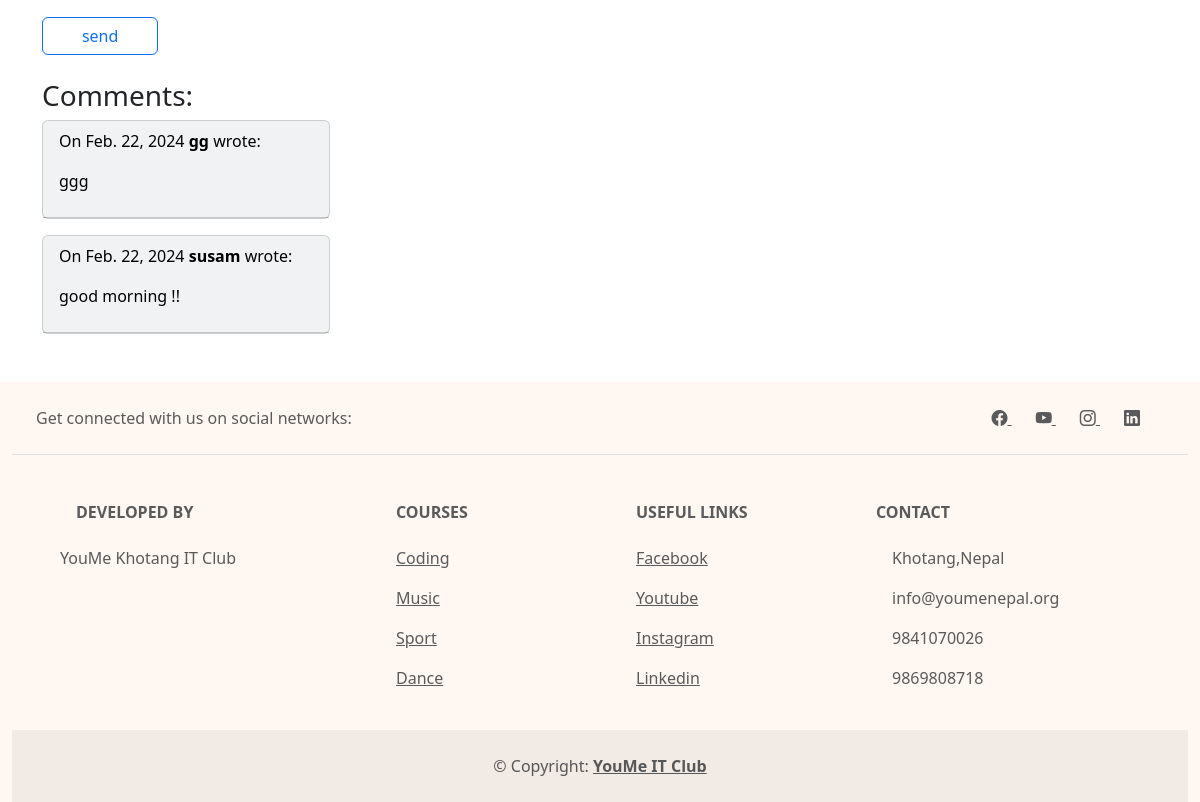
/post/1/ (lower part), run on an earlier commit of the app's database.
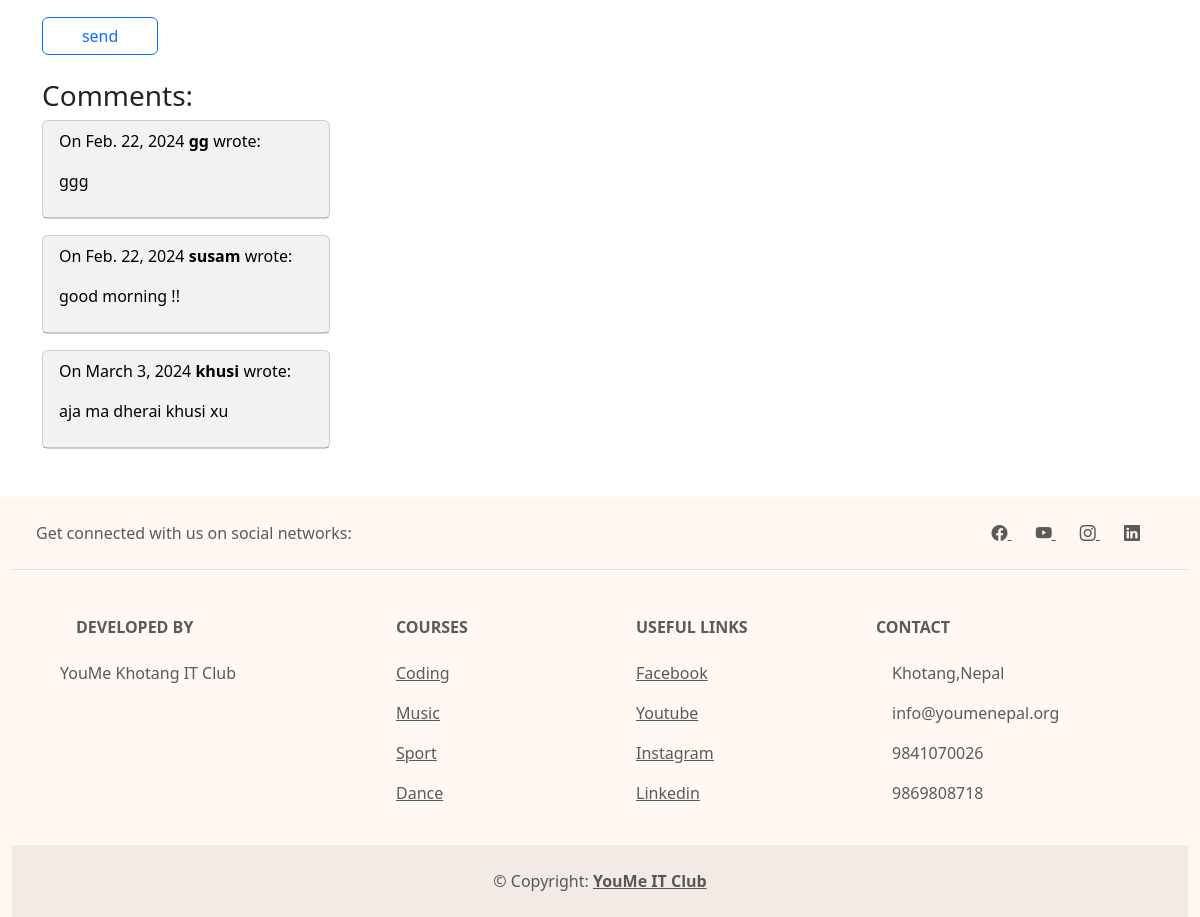
And on a later commit of the database.
### blog/models.py (models this page shows, shortened)
class Comment(models.Model):
    author = models.CharField(max_length=60)
    body = models.TextField()
    created_on = models.DateTimeField(auto_now_add=True)
    post = models.ForeignKey("Post", on_delete=models.CASCADE)

### blog/views.py (the view, shortened to what this page needs)
# urls.py: path("post/<int:pk>/", views.blog_detail, name="blog_detail"),
def blog_detail(request,pk):
    post = Post.objects.get(pk=pk)
    form = CommentForm()
    comments = Comment.objects.filter(post=post)
    context = {
        "post":post,
        "comments":comments,
        'form':CommentForm(),
    }
    return render(request, "blog/blog_detail.html",context)

### blog/templates/blog/blog_detail.html (shortened to what this page needs)
{% extends 'blog/base.html' %}
{% block page_content %}
<div class="container my-5">
    <br>
    <form method="post" class="form col-sm-12 col-lg-5 mb-4">
        <button type="submit" class="btn btn-outline-primary  w-25 mx"> send </button>
    </form>
    <h3>Comments:</h3>
    {% for comment in comments %}
    <div class="card text-bg-light mb-3" style="max-width: 18rem;">
        <div class="card-header"> On {{ comment.created_on.date }} <b>{{ comment.author }}</b> wrote:
            <p class="card-text">{{ comment.body | linebreaks }}</p>
        </div>
    </div>
    {% endfor %}
</div>
{% endblock page_content %}

### blog/templates/blog/base.html (shortened to what this page needs)
{% load static %}
<!DOCTYPE html>
<html lang="en">
<head>
   <!-- {% load bootstrap5 %}
    {% bootstrap_css %}
    {% bootstrap_javascript %}
    {% load bootstrap_icons %}
   -->
   <link href="https://cdn.jsdelivr.net/npm/bootstrap@5.3.3/dist/css/bootstrap.min.css" rel="stylesheet">
   <link rel="stylesheet" href="https://cdn.jsdelivr.net/npm/bootstrap-icons@1.11.3/font/bootstrap-icons.min.css">
   <link rel="stylesheet" href="{% static 'css/style.css' %}">
</head>
<body>
    {% block page_content %}
    {% endblock page_content %}
    {% include "blog/footer.html" %}
</body>
</html>

### blog/templates/blog/footer.html (shortened to what this page needs)
<footer class="container-fluid text-center text-lg-start text-muted bg_footer">
    <section class="d-flex justify-content-center justify-content-lg-between p-4 border-bottom">
        <div class="me-5 d-none d-lg-block">
            <span>Get connected with us on social networks:</span>
        </div>
        <div class="text">
            <a href="https://www.facebook.com/youmekht/" class="me-4 text-reset">
                <i class="bi bi-facebook"></i>
            </a>
            <a href="https://www.youtube.com/@youmenepal5003" class="me-4 text-reset">
                <i class="bi bi-youtube"></i>
            </a>
            <a href="https://www.instagram.com/youme_nepal/" class="me-4 text-reset">
                <i class="bi bi-instagram"></i>
            </a>
            <a href="https://np.linkedin.com/" class="me-4 text-reset">
                <i class="bi bi-linkedin"></i>
            </a>
        </div>
    </section>
    <section class="container-fluid">
        <div class="container-fluid text-center text-md-start mt-5">
            <div class="row mt-3">
                <div class="col-md-3 col-lg-4 col-xl-3 mx-auto mb-4">
                    <h6 class="text-uppercase fw-bold mb-4">
                        Developed By
                    </h6>
                    <p>
                        YouMe Khotang  IT Club
                    </p>
                </div>
                <div class="col-md-2 col-lg-2 col-xl-2 mx-auto mb-4">
                    <h6 class="text-uppercase fw-bold mb-4">
                        Courses
                    </h6>
                    <p>
                        <a href="#!" class="text-reset">Coding</a>
                    </p>
                    <p>
                        <a href="#!" class="text-reset">Music</a>
                    </p>
                    <p>
                        <a href="#!" class="text-reset">Sport</a>
                    </p>
                    <p>
                        <a href="#!" class="text-reset">Dance</a>
                    </p>
                </div>
                <div class="col-md-3 col-lg-2 col-xl-2 mx-auto mb-4">
                    <h6 class="text-uppercase fw-bold mb-4">
                        Useful links
                    </h6>
                    <p>
                        <a href="https://www.facebook.com/youmekht/" class="text-reset">Facebook</a>
                    </p>
                    <p>
                        <a href="https://www.youtube.com/@youmenepal5003" class="text-reset">Youtube</a>
                    </p>
                    <p>
                        <a href="https://www.instagram.com/youme_nepal/" class="text-reset">Instagram</a>
                    </p>
                    <p>
                        <a href="https://np.linkedin.com/" class="text-reset">Linkedin</a>
                    </p>
                </div>
                <div class="col-md-4 col-lg-3 col-xl-3 mx-auto mb-md-0 mb-4">
                    <h6 class="text-uppercase fw-bold mb-4">Contact</h6>
                    <p>Khotang,Nepal</p>
                    <p>
                        info@youmenepal.org
                    </p>
                    <p> 9841070026 </p>
                    <p>  9869808718 </p>
                </div>
            </div>
        </div>
    </section>
    <div class="text-center p-4" style="background-color: rgba(0, 0, 0, 0.05);">
        © Copyright:
        <a class="text-reset fw-bold" href="#"> YouMe IT Club </a>
    </div>
    </footer>

### blog/static/css/style.css (style rules this page uses)
.bg_footer { background-color: #FFF7F1; }

What changed in the data, as far as the page shows it:
added Comment: created_on "March 3, 2024", author "khusi", body "aja ma dherai khusi xu"
